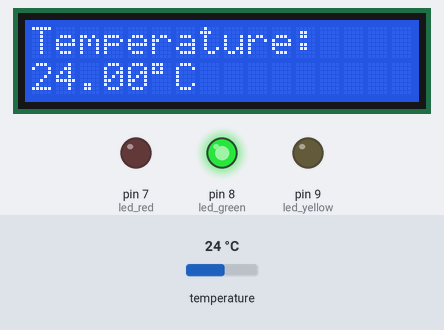
Bench run of a sketch on a simulated Arduino Uno, built with avr-gcc and run on an emulated ATmega328P. On the bench: 16×2 character LCD, output pins drawn as LEDs (lit = HIGH). Inputs (shaded band) come from the test bench; at power-on: temperature 24 °C.

Above: at 1.2 s.
1.3 s: temperature set to 24.9 °C
At 2.8 s:
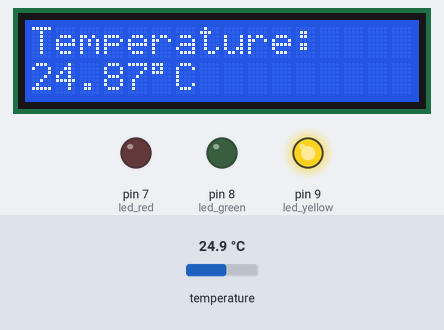
3.1 s: temperature set to 27.2 °C
At 4.1 s:
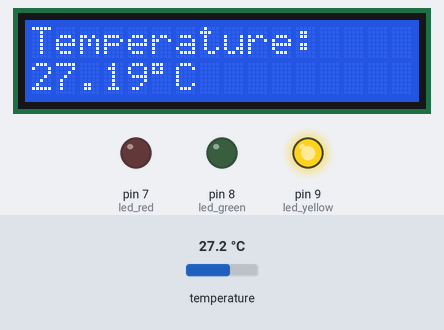
4.7 s: temperature set to 28.3 °C
At 5.8 s:
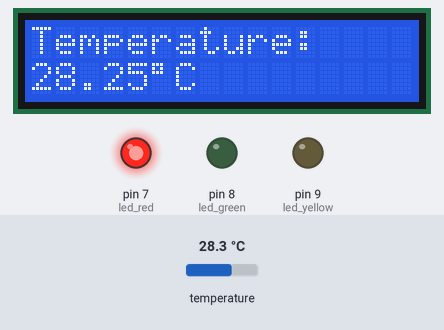
6.3 s: temperature set to 24 °C
At 7.5 s:
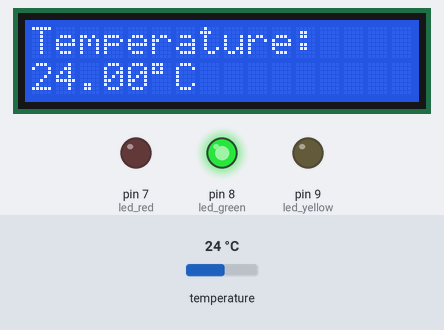
Timing chart, 0 to 8.9 s (numbered marks = the images above; inputs shaded):
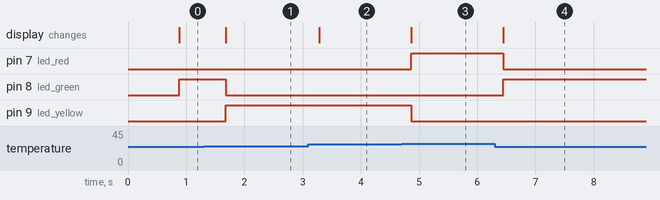

Measured:
- the behaviour switches between 24.4 and 24.5 °C on temperature (found by bisection; images 0 and 1)
- the behaviour switches between 27.9 and 28 °C on temperature (found by bisection; images 2 and 3)
- after the input at 1.3 s, pin 8 (led_green): HIGH → LOW after 0.38 s; pin 9 (led_yellow): LOW → HIGH after 0.38 s; the display: changes after 0.38 s (image 1)
- after the input at 3.1 s, the display: changes after 0.19 s (image 2)
- after the input at 4.7 s, pin 7 (led_red): LOW → HIGH after 0.17 s; pin 9 (led_yellow): HIGH → LOW after 0.17 s; the display: changes after 0.17 s (image 3)
- after the input at 6.3 s, pin 7 (led_red): HIGH → LOW after 0.15 s; pin 8 (led_green): LOW → HIGH after 0.15 s; the display: changes after 0.15 s (image 4)

The sketch:

digital_thermometer_version2.ino
```cpp
#include <LiquidCrystal.h>
#include <OneWire.h>
#include <DallasTemperature.h>

#define led_red 7
#define led_green 8
#define led_yellow 9

LiquidCrystal lcd(12, 11, 6, 5, 4, 3);
OneWire onewire(2);
DallasTemperature sensors(&onewire);

void setup() {
  lcd.begin(16, 2);
  lcd.print("Temperature:");
  sensors.begin();
  pinMode(led_red, OUTPUT);
  pinMode(led_green, OUTPUT);
  pinMode(led_yellow, OUTPUT);
  }

void loop(){
  sensors.requestTemperatures();
  lcd.setCursor(0, 1);
  lcd.print(sensors.getTempCByIndex(0));
  lcd.print((char)223) && lcd.print(F("C"));
  ;

  // LED indication controll
  if (sensors.getTempCByIndex(0) >= 28.0){
    digitalWrite(led_red, HIGH);
    digitalWrite(led_green, LOW);
    digitalWrite(led_yellow, LOW);
  }
  else if (sensors.getTempCByIndex(0) >= 24.5 && sensors.getTempCByIndex(0) < 28.0 ){
    digitalWrite(led_yellow, HIGH);
    digitalWrite(led_red, LOW);
    digitalWrite(led_green, LOW);
  }
  else if (sensors.getTempCByIndex(0) <= 24.5){
    digitalWrite(led_green, HIGH);
    digitalWrite(led_red, LOW);
    digitalWrite(led_yellow, LOW);
  }

}
```
